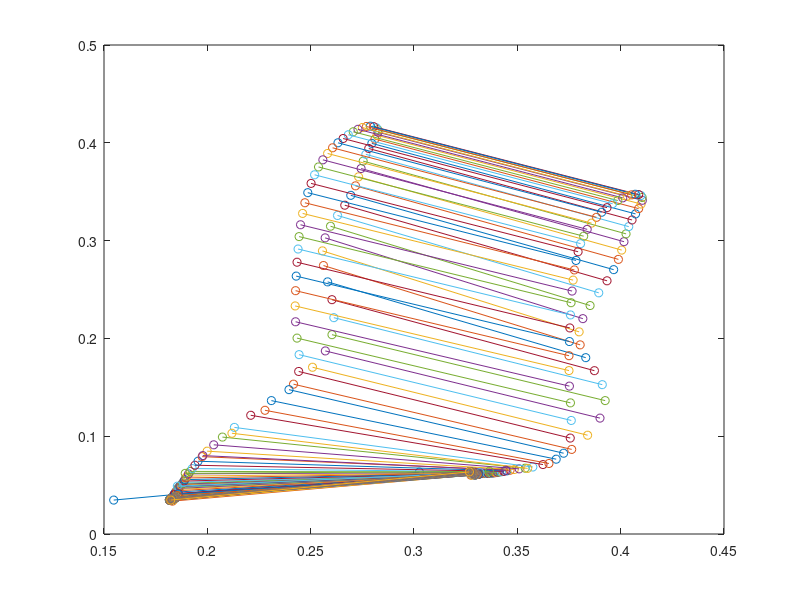
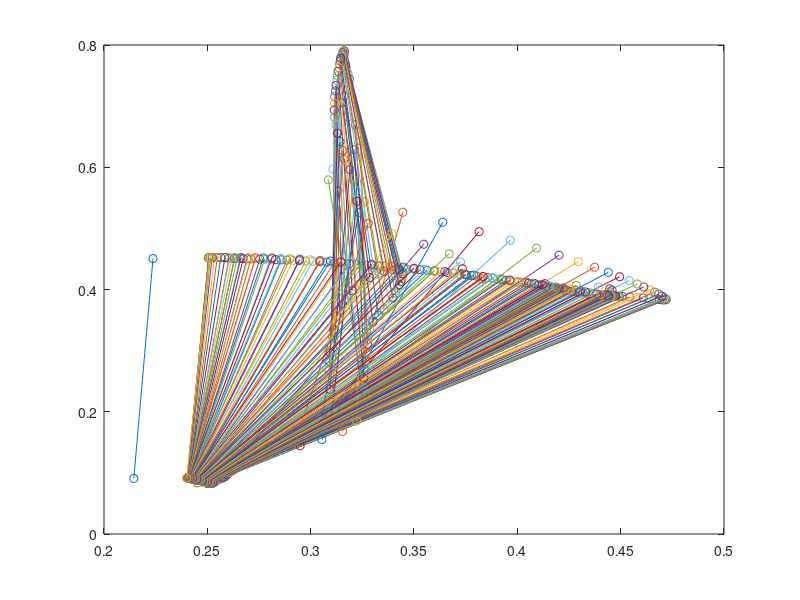
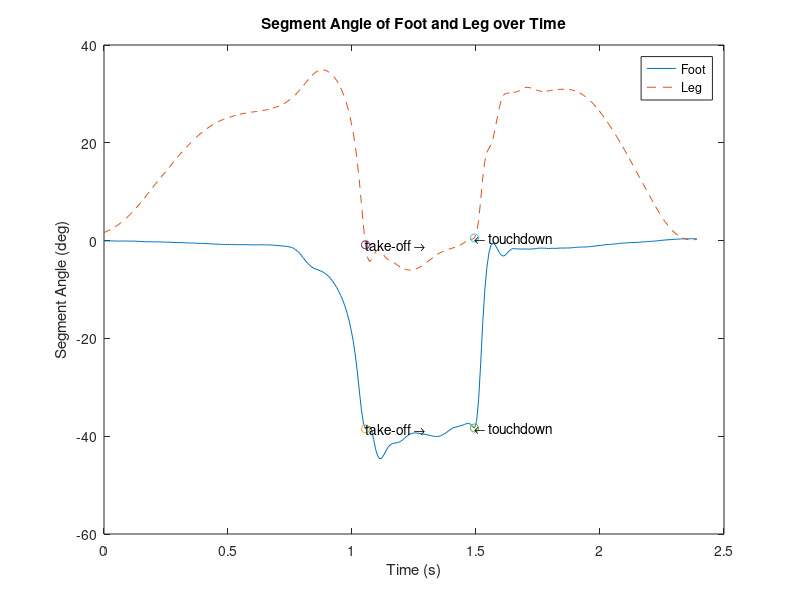

MATLAB code to generate these figures, in order:
% Created by: Anthony Le
% Last updated: 02.12.2018

% KIN 523: Homework 4 - Planar Kinematics
% Due: 02.15.18
%% Problem 5
close all;
clear;

load('static.mat');
load('jump.mat');

% all trials were recorded @ 120 frames/s 
f_s = 120;
delta_t = 1 / f_s;

time = [];

for i = 1:length(frame_j)
    t = frame_j(i) * 0.0083;
    time = cat(1, time, t);
end

avgx_heel = mean(HEEX_ST);
avgy_heel = mean(HEEY_ST);

avgx_toe = mean(TOEX_ST);
avgy_toe = mean(TOEY_ST);

figure(1);
plot([avgx_heel avgx_toe], [avgy_heel avgy_toe], '-o');
hold on;
for j = 1:length(frame_j)
    plot([HEEX_J(j, 1) TOEX_J(j, 1)], [HEEY_J(j, 1) TOEY_J(j, 1)], '-o');
end
hold off;

offset_foot = atan2d((avgy_toe - avgy_heel), (avgx_toe - avgx_heel));

MJ_ANG_foot = [];

for k = 1:length(frame_j)
    mj_ang = atan2d((TOEY_J(k, 1) - HEEY_J(k, 1)), (TOEX_J(k, 1) - HEEX_J(k, 1)));
    MJ_ANG_foot = cat(1, MJ_ANG_foot, mj_ang);
end

AJ_ANG_foot = MJ_ANG_foot - offset_foot;


avgx_ank = mean(ANKX_ST);
avgy_ank = mean(ANKY_ST);

avgx_knee = mean(KNEX_ST);
avgy_knee = mean(KNEY_ST);

figure(2);
plot([avgx_ank avgx_knee], [avgy_ank avgy_knee], '-o');
hold on;
for l = 1:length(frame_j)
    plot([ANKX_J(l, 1) KNEX_J(l, 1)], [ANKY_J(l, 1) KNEY_J(l, 1)], '-o');
end
hold off;

offset_leg = atan2d((avgy_knee - avgy_ank), (avgx_knee - avgx_ank));
offset_leg = 90 - offset_leg; 

MJ_ANG_leg = [];

for m = 1:length(frame_j)
    mj_ang = atan2d((KNEY_J(m, 1) - ANKY_J(m, 1)), (KNEX_J(m, 1) - ANKX_J(m, 1)));
    MJ_ANG_leg = cat(1, MJ_ANG_leg, mj_ang);
end

MJ_ANG_leg = 90 - MJ_ANG_leg;
AJ_ANG_leg = MJ_ANG_leg - offset_leg;

table_234 = [frame_j, time, AJ_ANG_foot, AJ_ANG_leg];

figure(3);
plot(time, AJ_ANG_foot, '-');
hold on;
plot(time, AJ_ANG_leg, '--');
plot(time(128, 1), AJ_ANG_foot(128, 1), 'o');
plot(time(128, 1), AJ_ANG_leg(128, 1), 'o');
plot(time(181, 1), AJ_ANG_foot(181, 1), 'o');
plot(time(181, 1), AJ_ANG_leg(181, 1), 'o');
text(time(128, 1), AJ_ANG_foot(128, 1), 'take-off \rightarrow');
text(time(128, 1), AJ_ANG_leg(128, 1), 'take-off \rightarrow');
text(time(181, 1), AJ_ANG_foot(181, 1), '\leftarrow touchdown');
text(time(181, 1), AJ_ANG_leg(181, 1), '\leftarrow touchdown');
legend('Foot', 'Leg');
xlabel('Time (s)');
ylabel('Segment Angle (deg)');
title('Segment Angle of Foot and Leg over Time');
hold off;
